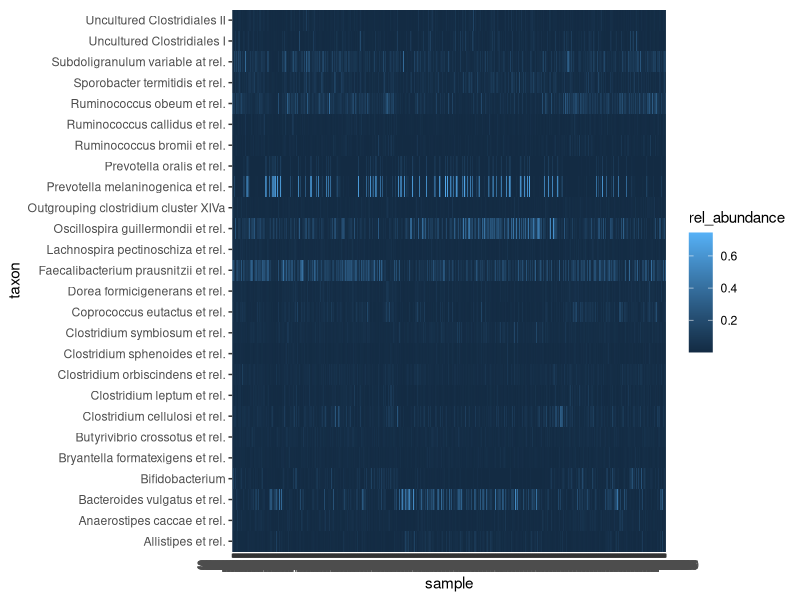

Source code (R):
library(tidyverse)

# 1) Import
otu_table <- read_tsv("data/otutable.tsv")

# 2) Tidy
otu_table_tidy <- otu_table %>%
  gather(key = "sample", value = "abundance", - taxon)

# 3) Relative abundances 
otu_table_tidy <- otu_table_tidy %>%
  group_by(sample) %>%
  mutate(rel_abundance = abundance / sum(abundance)) %>%
  ungroup()

# 4) Filter taxa
otu_table_filtered <- otu_table_tidy %>%
  group_by(taxon) %>%
  mutate(taxon_av_rel_ab = mean(rel_abundance)) %>%
  ungroup() %>%
  filter(taxon_av_rel_ab >= 0.01)

# 5) Tile plot
ggplot(otu_table_filtered, aes(x = sample, y = taxon, fill = rel_abundance)) +
  geom_tile()
